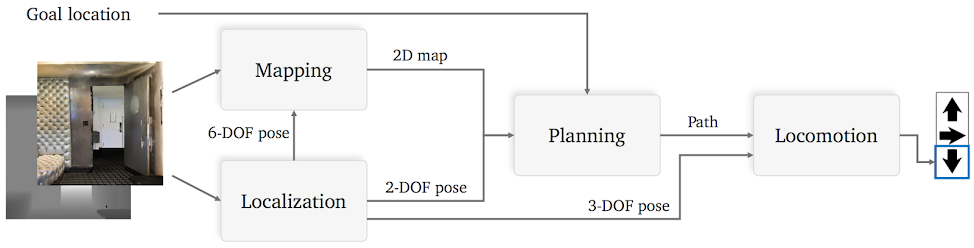
#> input picture habitat_baselines/slambased/data/slam-based-agent.png, 974 x 248 px
$ python make_transparent.py --path ../../habitat_baselines/slambased/data/slam-based-agent.png
#> lines starting #> are read from the running program, lines starting #| are printed output that depends on the picture; after the words box and inside, x2 and y2 are one past the last pixel; in counts of white or black regions, pixels touching at a corner belong together
import argparse
import cv2


def make_transparent(path, output_path):
#> called with output_path = ''
    src = cv2.imread(path)
#> src is the input picture: shape (248, 974, 3); mean B, G, R 233.4, 234.1, 234.5
    tmp = cv2.cvtColor(src, cv2.COLOR_BGR2GRAY)
    _,alpha = cv2.threshold(tmp,0,255,cv2.THRESH_BINARY)
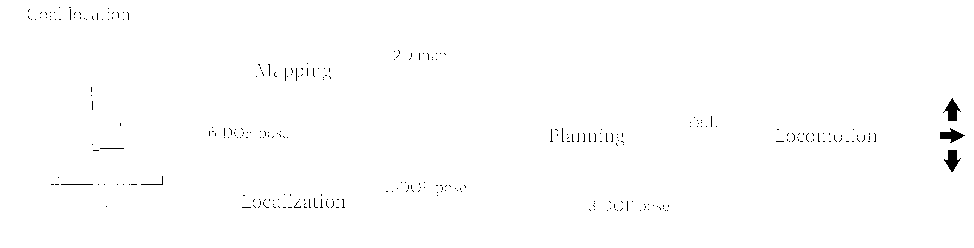
#> alpha: shape (248, 974); 99.4% white; 289 black regions (283 under 20 px), largest, box (x1, y1, x2, y2) and area: (943, 98, 961, 121) 199, (944, 150, 961, 172) 195, (940, 128, 965, 143) 184, (61, 184, 93, 185) 32, (141, 176, 163, 185) 30, (100, 148, 124, 149) 24
    b, g, r = cv2.split(src)
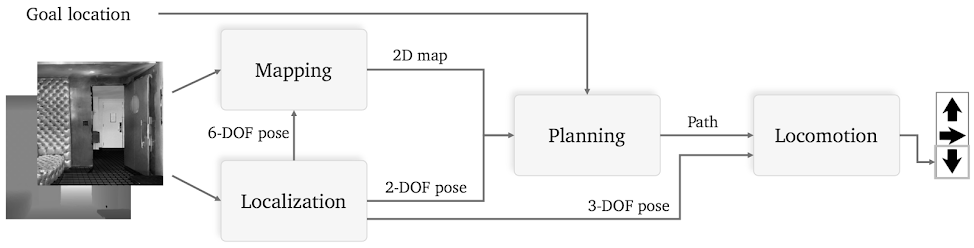
#> b: shape (248, 974); min 0, max 255, mean 233.4
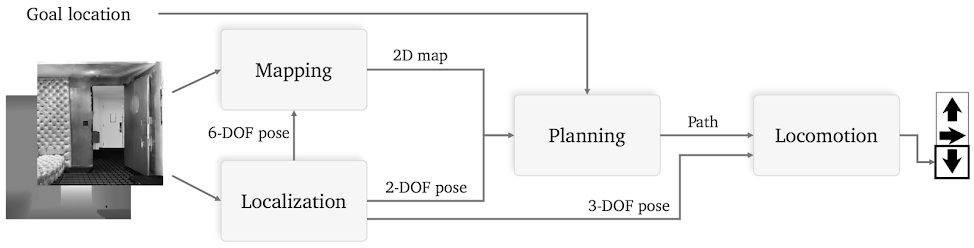
#> r: shape (248, 974); min 0, max 255, mean 234.5
    rgba = [b,g,r, alpha]
    dst = cv2.merge(rgba,4)
    cv2.imwrite(output_path, dst)


if __name__ == "__main__":
    parser = argparse.ArgumentParser()
    parser.add_argument(
        "--path", type=str, default=""
    )
    parser.add_argument(
        "--output-path", type=str, default=""
    )
    args = parser.parse_args()
    make_transparent(args.path, args.output_path)
